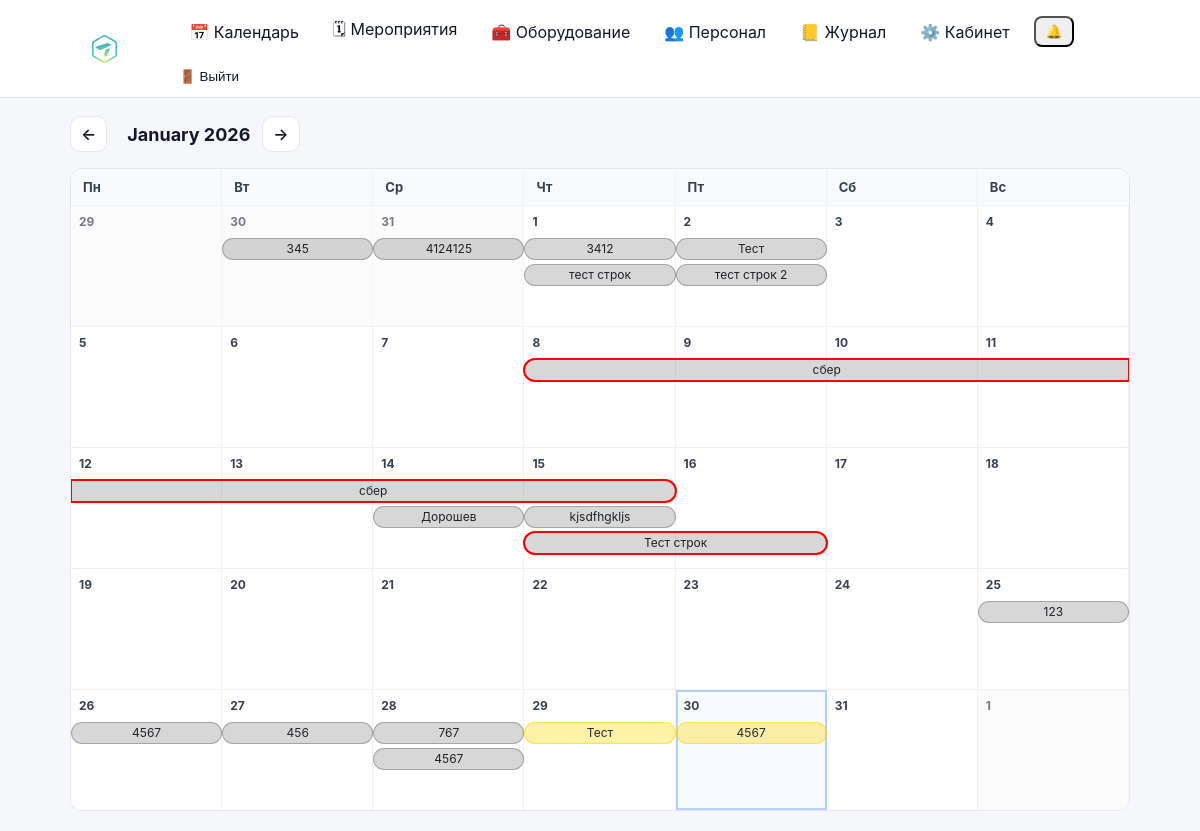
Before: /calendar/ (signed in) with the older database file.
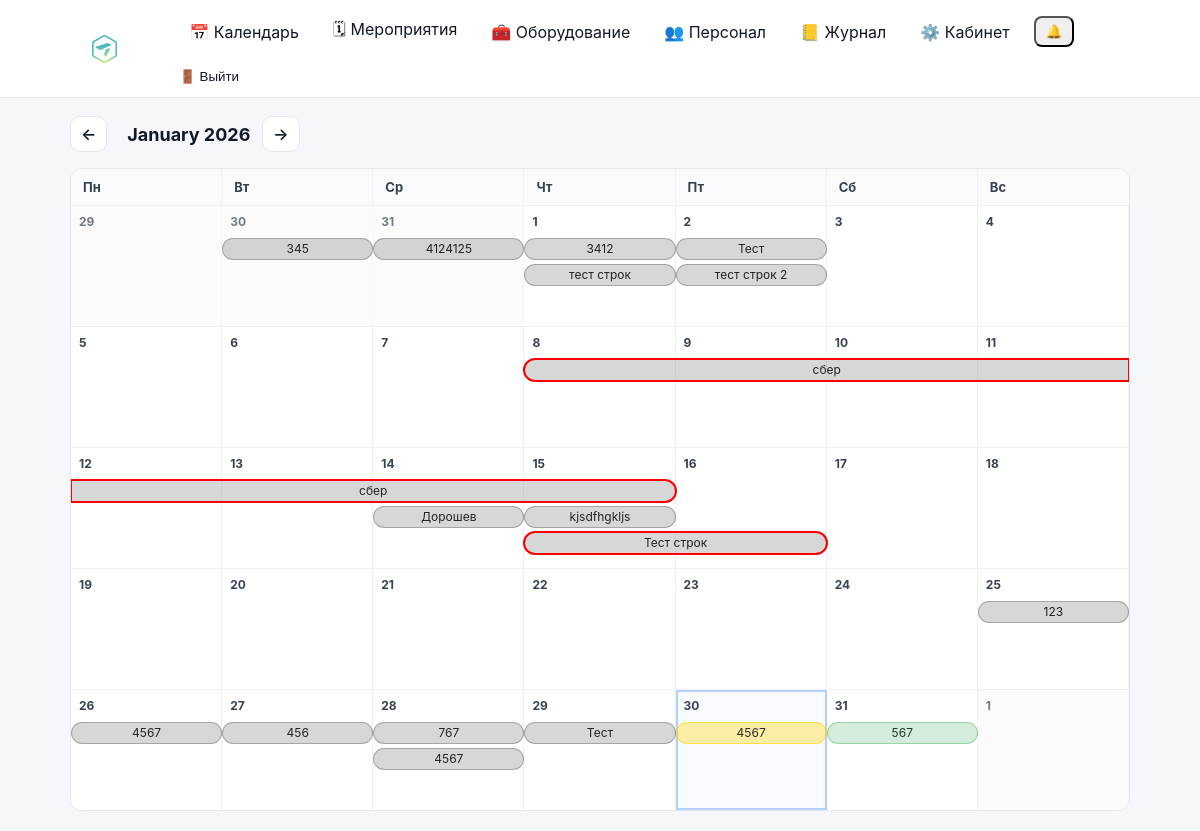
After: the same page with the newer database file.
### events/models.py (models this page shows, shortened)
class Event(models.Model):
    class Meta:
        permissions = [
            ("edit_event_card", "Can edit event card (dates/status/etc)"),
            ("edit_event_equipment", "Can edit event equipment (own/rented)"),
        ]
    STATUS_DRAFT = "draft"
    STATUS_CONFIRMED = "confirmed"
    STATUS_CANCELLED = "cancelled"
    STATUS_CLOSED = "closed"
    STATUS_CHOICES = (
        (STATUS_DRAFT, "Черновик"),
        (STATUS_CONFIRMED, "Подтверждено"),
        (STATUS_CANCELLED, "Отменено"),
        (STATUS_CLOSED, "Закрыто"),
    )
    name = models.CharField(max_length=200)
    start_date = models.DateField()
    end_date = models.DateField(blank=True, null=True)
    client = models.CharField(max_length=200, blank=True)
    location = models.CharField(max_length=200, blank=True)
    responsible = models.ForeignKey(
        User,
        on_delete=models.SET_NULL,
        null=True,
        related_name="events",
    )
    s_engineer = models.ForeignKey(
        User,
        on_delete=models.SET_NULL,
        null=True,
        blank=True,
        related_name="senior_events",
    )
    engineers = models.ManyToManyField(
        User,
        blank=True,
        related_name="engineer_events",
    )
    notes = models.TextField(blank=True, default="")
    is_deleted = models.BooleanField(default=False)
    deleted_at = models.DateTimeField(null=True, blank=True)
    status = models.CharField(
        max_length=20,
        choices=STATUS_CHOICES,
        default=STATUS_DRAFT,
    )
    created_at = models.DateTimeField(auto_now_add=True)

### events/views.py (the view)
# urls.py: path("calendar/", views.calendar_view, name="calendar"),
@login_required
def calendar_view(request: HttpRequest) -> HttpResponse:
    auto_close_past_events()
    year, month = _parse_year_month(request)
    cal_filter = (request.GET.get("filter") or "all").strip()
    if cal_filter not in {"all", "confirmed", "mine"}:
        cal_filter = "all"
    month_days = list(pycalendar.Calendar(firstweekday=0).monthdatescalendar(year, month))
    grid_start = month_days[0][0]
    grid_end = month_days[-1][-1]
    qs = (
        Event.objects.filter(is_deleted=False)
        .filter(start_date__lte=grid_end, end_date__gte=grid_start)
        .select_related("responsible", "s_engineer")
        .prefetch_related("engineers")
        .order_by("start_date", "id")
    )
    can_view_all = _can_view_all_events(request.user)
    if not can_view_all:
        qs = qs.filter(_participation_q(request.user)).distinct()
        cal_filter = "mine"
    if cal_filter == "confirmed":
        qs = qs.filter(status="confirmed")
    elif cal_filter == "mine":
        qs = qs.filter(_participation_q(request.user)).distinct()
    event_problem = {e.id: bool(calculate_shortages(e)) for e in qs}
    week_segments: dict[date, list[dict]] = {}
    for week in month_days:
        ws = week[0]
        we = week[-1]
        segs: list[dict] = []
        for e in qs:
            seg_start = max(e.start_date, ws, grid_start)
            seg_end = min(e.end_date, we, grid_end)
            if seg_end < seg_start:
                continue
            start_col = week.index(seg_start)
            end_col = week.index(seg_end)
            segs.append({
                "event": e,
                "start_col": start_col,
                "end_col": end_col,
                "span": (end_col - start_col + 1),
                "cont_left": e.start_date < ws,
                "cont_right": e.end_date > we,
                "has_problem": event_problem.get(e.id, False),
                "data_start": e.start_date.strftime("%Y-%m-%d"),
                "data_end": e.end_date.strftime("%Y-%m-%d"),
            })
        week_segments[ws] = _pack_lanes(segs)
    return render(request, "events/calendar.html", {
        "year": year,
        "month": month,
        "month_name": pycalendar.month_name[month],
        "month_days": month_days,
        "week_segments": week_segments,
        "filter": cal_filter,
        "can_create_event": can_edit_event_card(request.user),
        "can_view_all_events": can_view_all,
    })

### accounts/context_processors.py (called while the page is built)
def authz_flags(request):
    user = getattr(request, "user", None)
    return {
        "can_manage_staff": can_manage_staff(user),
        "can_edit_event_card": can_edit_event_card(user),
        "can_edit_event_equipment": can_edit_event_equipment(user),
        "can_edit_inventory": can_edit_inventory(user),
    }

### accounts/permissions.py (called while the page is built)
def _ok(user) -> bool:
    return bool(user and user.is_authenticated)

def is_super(user) -> bool:
    return bool(_ok(user) and getattr(user, "is_superuser", False))

def can_manage_staff(user) -> bool:
    return is_super(user) or (_ok(user) and user.has_perm("accounts.manage_staff"))

def can_edit_inventory(user) -> bool:
    return is_super(user) or (_ok(user) and user.has_perm("inventory.manage_inventory"))

def can_edit_event_card(user) -> bool:
    return is_super(user) or (_ok(user) and user.has_perm("events.edit_event_card"))

def can_edit_event_equipment(user) -> bool:
    return is_super(user) or (_ok(user) and user.has_perm("events.edit_event_equipment"))

### events/templatetags/event_extras.py (called while the page is built)
@register.filter
def get_item(dictionary, key):
    if not dictionary:
        return []
    return dictionary.get(key, [])

### events/templates/events/calendar.html (shortened to what this page needs)
{% extends "base.html" %}
{% load event_extras %}
{% block content %}
{% now "Y-m-d" as today_str %}
<div class="cal-head">
  <div style="display:flex; align-items:center; gap:12px;">
    {% if month > 1 %}
      <a class="btn-secondary" href="?year={{ year }}&month={{ month|add:"-1" }}{% if show_filter %}&filter={{ filter }}{% endif %}">←</a>
    {% else %}
      <a class="btn-secondary" href="?year={{ year|add:"-1" }}&month=12{% if show_filter %}&filter={{ filter }}{% endif %}">←</a>
    {% endif %}
    <strong style="font-size:18px;">{{ month_name }} {{ year }}</strong>
    {% if month < 12 %}
      <a class="btn-secondary" href="?year={{ year }}&month={{ month|add:"1" }}{% if show_filter %}&filter={{ filter }}{% endif %}">→</a>
    {% else %}
      <a class="btn-secondary" href="?year={{ year|add:"1" }}&month=1{% if show_filter %}&filter={{ filter }}{% endif %}">→</a>
    {% endif %}
  </div>
</div>
<div class="cal-wrap">
  <div class="cal-weekdays">
    <div>Пн</div><div>Вт</div><div>Ср</div><div>Чт</div><div>Пт</div><div>Сб</div><div>Вс</div>
  </div>
  {% for week in month_days %}
    <div class="cal-week">
      {% for day in week %}
        <div class="cal-day
                    {% if day.month != month %}other-month{% endif %}
                    {% if day|date:'Y-m-d' == today_str %}today{% endif %}"
             data-day="{{ day|date:'Y-m-d' }}">
          <div class="cal-day-number">{{ day.day }}</div>
        </div>
      {% endfor %}
      <div class="cal-bars">
        {% for seg in week_segments|get_item:week.0 %}
          <div
            class="event-bar
                   status-{{ seg.event.status }}
                   {% if seg.has_problem %}has-problem{% endif %}
                   {% if seg.cont_left %}cont-left{% endif %}
                   {% if seg.cont_right %}cont-right{% endif %}"
            style="--start: {{ seg.start_col }}; --span: {{ seg.span }}; --lane: {{ seg.lane }};"
            draggable="{% if can_create_event %}true{% else %}false{% endif %}"
            data-event-id="{{ seg.event.id }}"
            data-event-name="{{ seg.event.name|escapejs }}"
            data-start="{{ seg.data_start }}"
            data-end="{{ seg.data_end }}"
            data-status="{{ seg.event.status|escapejs }}"
            data-notes="{{ seg.event.notes|default:''|escapejs }}"
            title="{{ seg.event.name }} · {{ seg.event.start_date|date:'d.m.Y' }} – {{ seg.event.end_date|date:'d.m.Y' }} · {{ seg.event.get_status_display }}"
          >
            <a href="{% url 'event_detail' seg.event.id %}" onclick="return false;">
              {{ seg.event.name }}
            </a>
          </div>
        {% endfor %}
      </div>
    </div>
  {% endfor %}
</div>
{% endblock %}

Changed rows visible on the page:
changed Event (number 16 of 18 on the later page): status "draft" → "closed" (drawn)
added Event: event.name "567", status "confirmed" (drawn)
